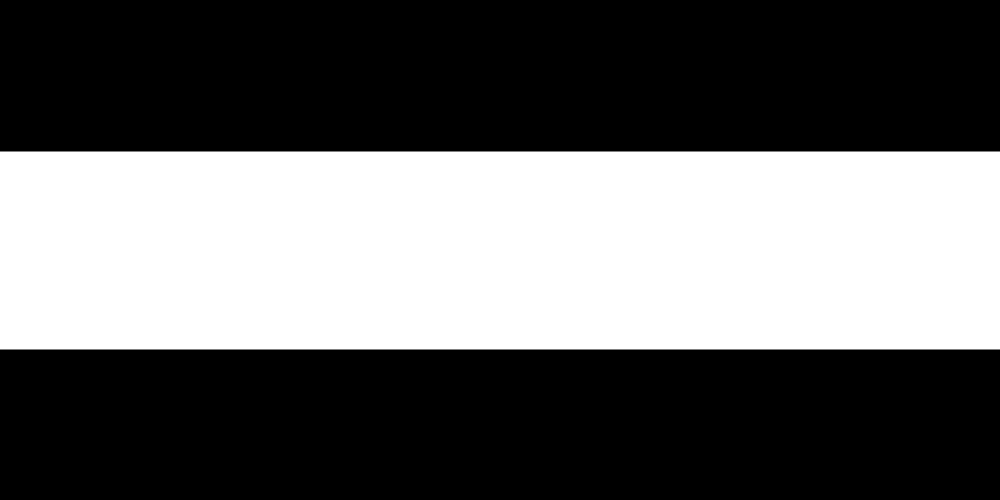
Frame 1 (no input)
Frame 60 (the mouse pressed at the canvas centre just before this capture): identical to frame 1, image omitted
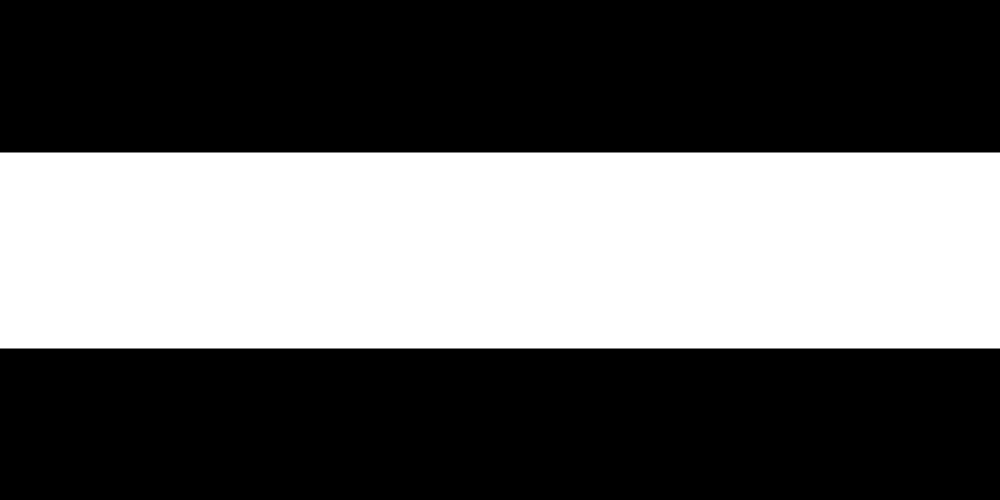
Frame 120 (the mouse held since frame 60 and released just before this capture)

The Processing sketch that drew these frames (run headless with seeded random() and noise(); from frame 60 on, the mouse is pressed at the canvas centre):

// Processing sketch: wall
// ── wall.pde
void setup () {
  size (1000,500);
  background (255);
  frameRate(120);
}

void draw () {
  background(255);
  int s = second();
  strokeWeight(200);
  line(0,s,1000,s);
  line(0,500-s,1000,500-s);
  if(s>1000){
    s=1000;
  }
}
